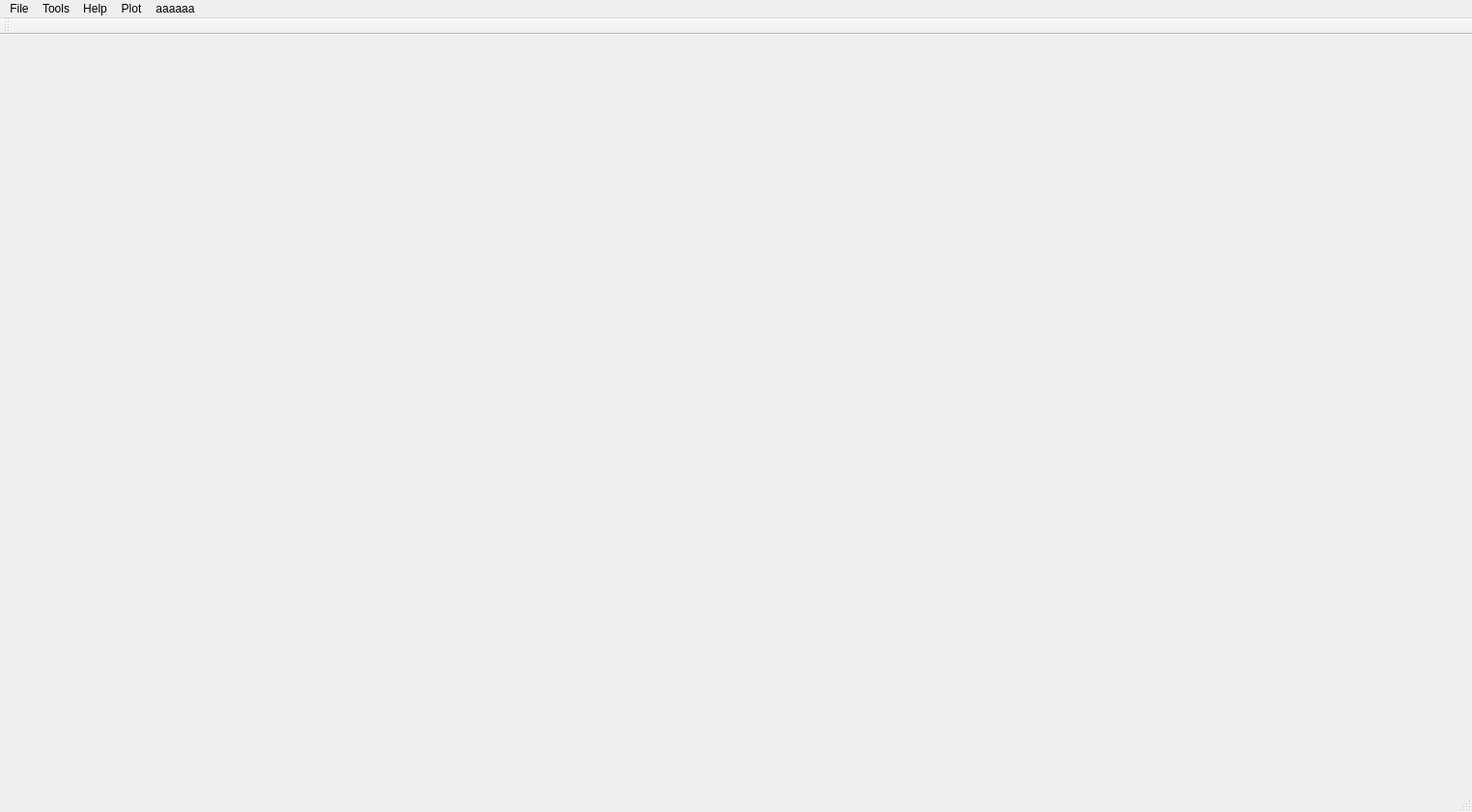
<?xml version="1.0" encoding="UTF-8"?>
<ui version="4.0">
 <class>MainWindow</class>
 <widget class="QMainWindow" name="MainWindow">
  <property name="geometry">
   <rect>
    <x>0</x>
    <y>0</y>
    <width>1524</width>
    <height>841</height>
   </rect>
  </property>
  <property name="windowTitle">
   <string>Multibody System Dynamics</string>
  </property>
  <property name="windowIcon">
   <iconset resource="main_res.qrc">
    <normaloff>:/Res/MBSD_icon.png</normaloff>:/Res/MBSD_icon.png</iconset>
  </property>
  <widget class="QWidget" name="centralWidget">
   <layout class="QHBoxLayout" name="horizontalLayout_2">
    <item>
     <layout class="QHBoxLayout" name="horizontalLayout">
      <item>
       <widget class="MultibodySystemInfoWidget" name="MultibodyObjectsWidget" native="true">
        <property name="sizePolicy">
         <sizepolicy hsizetype="Maximum" vsizetype="Preferred">
          <horstretch>0</horstretch>
          <verstretch>0</verstretch>
         </sizepolicy>
        </property>
        <property name="minimumSize">
         <size>
          <width>250</width>
          <height>0</height>
         </size>
        </property>
        <property name="maximumSize">
         <size>
          <width>250</width>
          <height>16777215</height>
         </size>
        </property>
       </widget>
      </item>
      <item>
       <widget class="GRender" name="glWidget" native="true">
        <property name="sizePolicy">
         <sizepolicy hsizetype="Expanding" vsizetype="Expanding">
          <horstretch>0</horstretch>
          <verstretch>0</verstretch>
         </sizepolicy>
        </property>
       </widget>
      </item>
      <item>
       <widget class="simulationwidget" name="SimulationWidget" native="true">
        <property name="sizePolicy">
         <sizepolicy hsizetype="Maximum" vsizetype="Preferred">
          <horstretch>0</horstretch>
          <verstretch>0</verstretch>
         </sizepolicy>
        </property>
        <property name="minimumSize">
         <size>
          <width>250</width>
          <height>0</height>
         </size>
        </property>
        <property name="maximumSize">
         <size>
          <width>250</width>
          <height>16777215</height>
         </size>
        </property>
       </widget>
      </item>
     </layout>
    </item>
   </layout>
  </widget>
  <widget class="QMenuBar" name="menuBar">
   <property name="geometry">
    <rect>
     <x>0</x>
     <y>0</y>
     <width>1524</width>
     <height>21</height>
    </rect>
   </property>
   <widget class="QMenu" name="menuFile">
    <property name="title">
     <string>File</string>
    </property>
    <addaction name="actionImport_ADAMS_model"/>
    <addaction name="actionImport_ADAMS_Pre_simulated_model"/>
    <addaction name="actionSave_As"/>
    <addaction name="actionExit"/>
   </widget>
   <widget class="QMenu" name="menuTools">
    <property name="title">
     <string>Tools</string>
    </property>
    <addaction name="actionGenerate_ADAMS_Measure_Command"/>
    <addaction name="actionHaptic_Devices_Support"/>
    <addaction name="actionOptions"/>
   </widget>
   <widget class="QMenu" name="menuHelp">
    <property name="title">
     <string>Help</string>
    </property>
    <addaction name="actionAbout_MBSD"/>
   </widget>
   <widget class="QMenu" name="menuPlot">
    <property name="title">
     <string>Plot</string>
    </property>
    <addaction name="actionCreate_new_plot"/>
   </widget>
   <widget class="QMenu" name="menuAaaaaa">
    <property name="title">
     <string>aaaaaa</string>
    </property>
   </widget>
   <addaction name="menuFile"/>
   <addaction name="menuTools"/>
   <addaction name="menuHelp"/>
   <addaction name="menuPlot"/>
   <addaction name="menuAaaaaa"/>
  </widget>
  <widget class="QToolBar" name="mainToolBar">
   <attribute name="toolBarArea">
    <enum>TopToolBarArea</enum>
   </attribute>
   <attribute name="toolBarBreak">
    <bool>false</bool>
   </attribute>
  </widget>
  <widget class="QStatusBar" name="statusBar"/>
  <action name="actionOptions">
   <property name="text">
    <string>Options</string>
   </property>
  </action>
  <action name="actionExit">
   <property name="text">
    <string>Exit</string>
   </property>
  </action>
  <action name="actionImport_ADAMS_model">
   <property name="text">
    <string>Import ADAMS model</string>
   </property>
  </action>
  <action name="actionImport_ADAMS_Pre_simulated_model">
   <property name="text">
    <string>Import ADAMS pre-simulated model</string>
   </property>
  </action>
  <action name="actionGenerate_ADAMS_Measure_Command">
   <property name="text">
    <string>Generate ADAMS Measure Command</string>
   </property>
  </action>
  <action name="actionAbout_MBSD">
   <property name="text">
    <string>About MBSD...</string>
   </property>
  </action>
  <action name="actionHaptic_Devices_Support">
   <property name="text">
    <string>Haptic Devices Support</string>
   </property>
  </action>
  <action name="actionSave_As">
   <property name="text">
    <string>Save As...</string>
   </property>
  </action>
  <action name="actionCreate_new_plot">
   <property name="text">
    <string>Create new plot</string>
   </property>
  </action>
 </widget>
 <layoutdefault spacing="6" margin="11"/>
 <customwidgets>
  <customwidget>
   <class>GRender</class>
   <extends>QWidget</extends>
   <header>grender.h</header>
   <container>1</container>
  </customwidget>
  <customwidget>
   <class>simulationwidget</class>
   <extends>QWidget</extends>
   <header>simulationwidget.h</header>
   <container>1</container>
  </customwidget>
  <customwidget>
   <class>MultibodySystemInfoWidget</class>
   <extends>QWidget</extends>
   <header>multibodysysteminfowidget.h</header>
   <container>1</container>
  </customwidget>
 </customwidgets>
 <resources>
  <include location="main_res.qrc"/>
 </resources>
 <connections/>
</ui>
